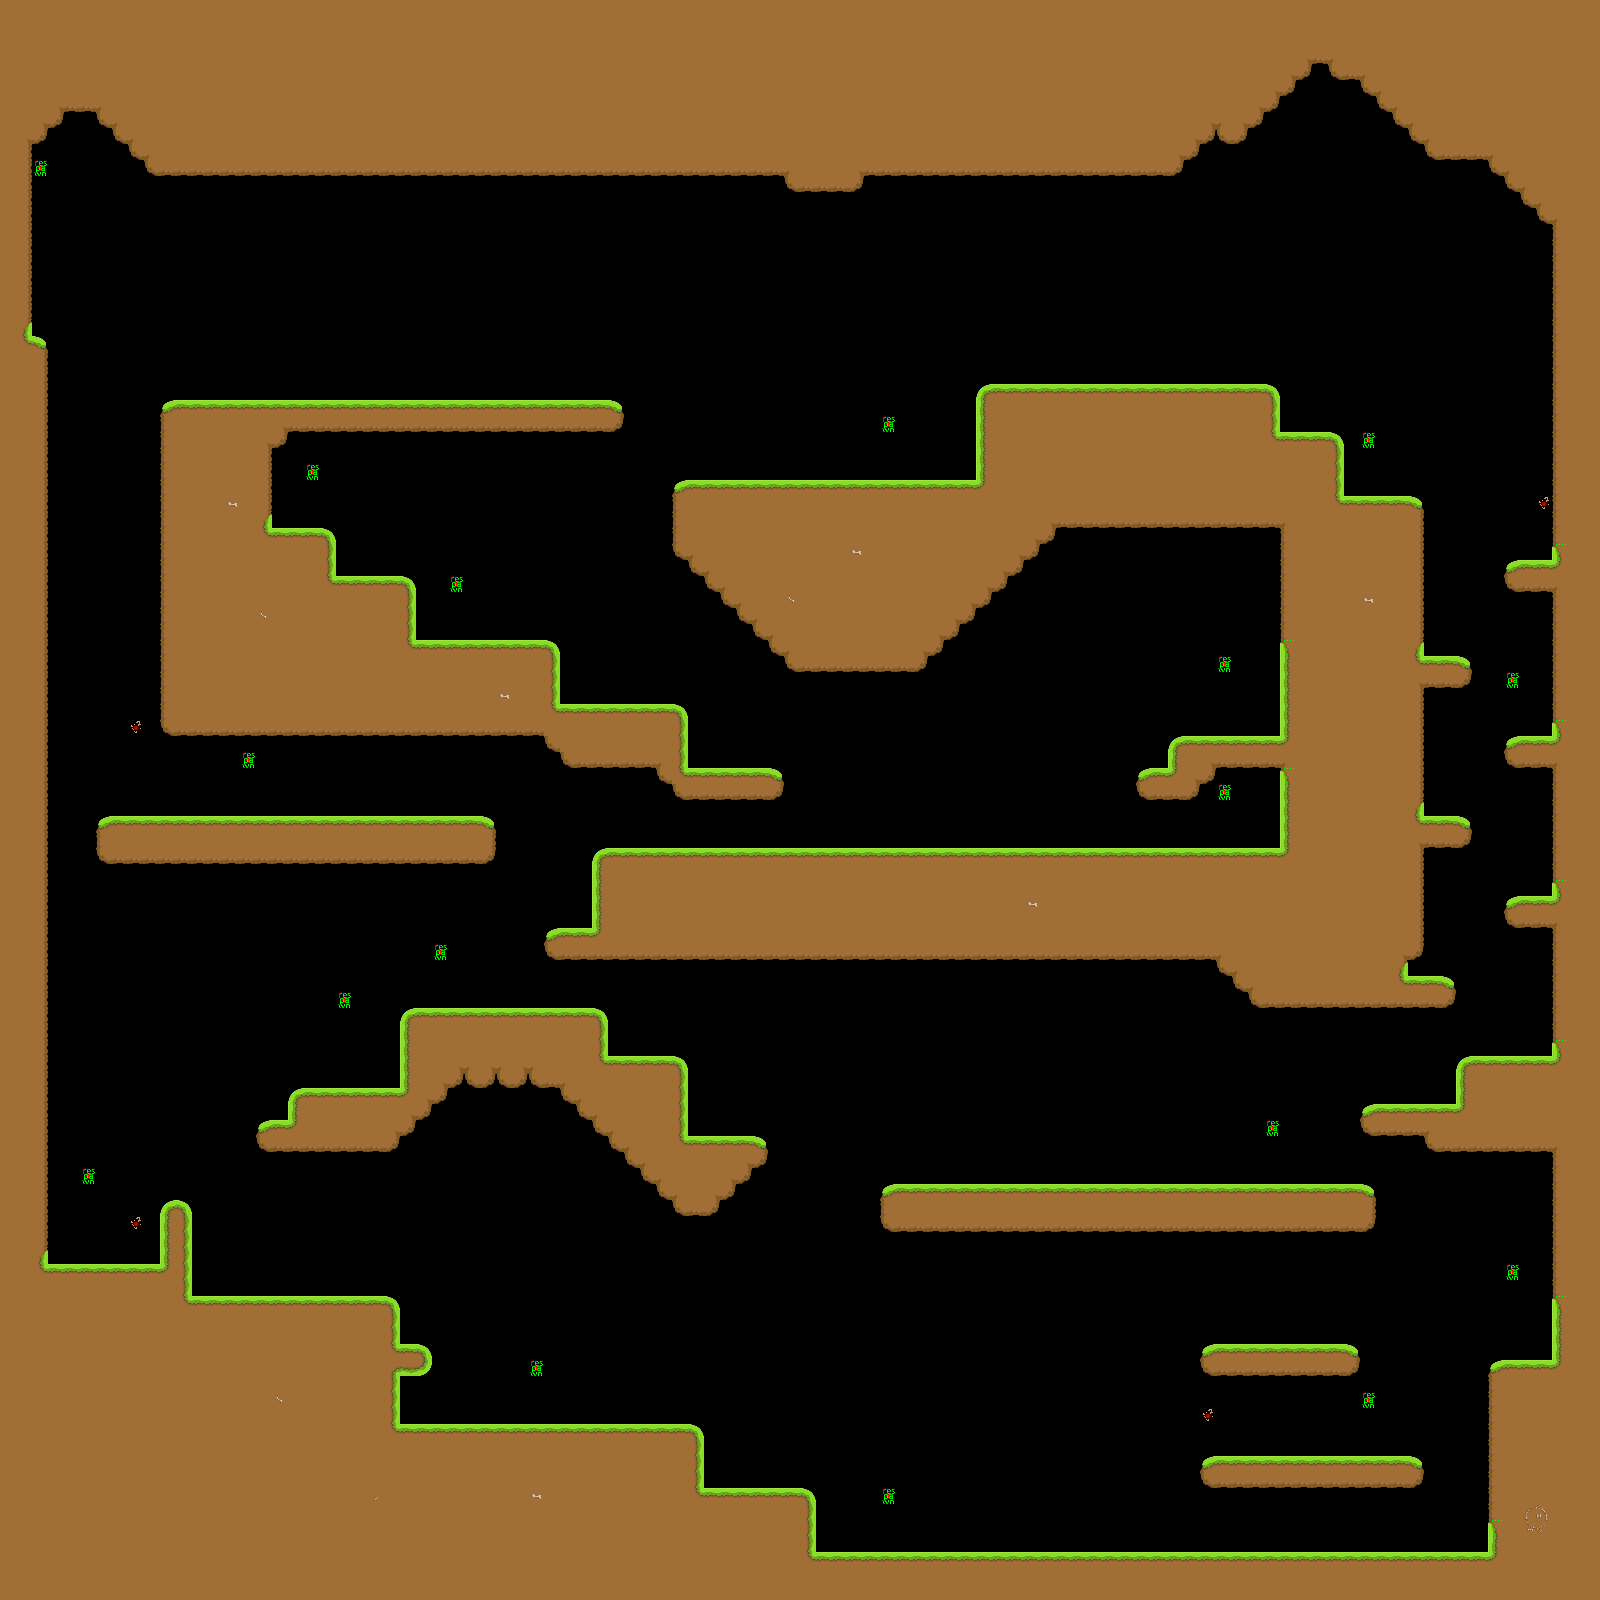

Below is a game level as drawn by its tile map, then a one-line description and the .tmx that defines it (tile-layer data replaced by summaries):
An orthogonal 100x100 tile map with 16x16 px tiles, 1 tile layer (Ebene 1).

<map version="1.0" orientation="orthogonal" width="100" height="100" tilewidth="16" tileheight="16">
 <tileset firstgid="1" name="tiles" tilewidth="16" tileheight="16">
  <image source="../tiles/tiles_editor.png" />
  <tile id="0">
   <properties>
    <property name="respawn" value="0" />
    <property name="solid" value="0" />
    <property name="upgrade" value="none" />
   </properties>
  </tile>
  <tile id="1">
   <properties>
    <property name="respawn" value="0" />
    <property name="solid" value="1" />
    <property name="upgrade" value="none" />
   </properties>
  </tile>
  <tile id="2">
   <properties>
    <property name="respawn" value="0" />
    <property name="solid" value="1" />
    <property name="upgrade" value="none" />
   </properties>
  </tile>
  <tile id="3">
   <properties>
    <property name="respawn" value="0" />
    <property name="solid" value="1" />
    <property name="upgrade" value="none" />
   </properties>
  </tile>
  <tile id="4">
   <properties>
    <property name="respawn" value="0" />
    <property name="solid" value="1" />
    <property name="upgrade" value="none" />
   </properties>
  </tile>
  <tile id="5">
   <properties>
    <property name="respawn" value="0" />
    <property name="solid" value="1" />
    <property name="upgrade" value="none" />
   </properties>
  </tile>
  <tile id="6">
   <properties>
    <property name="respawn" value="1" />
    <property name="solid" value="0" />
    <property name="upgrade" value="none" />
   </properties>
  </tile>
  <tile id="7">
   <properties>
    <property name="respawn" value="0" />
    <property name="solid" value="1" />
    <property name="upgrade" value="none" />
   </properties>
  </tile>
  <tile id="8">
   <properties>
    <property name="respawn" value="0" />
    <property name="solid" value="1" />
    <property name="upgrade" value="none" />
   </properties>
  </tile>
  <tile id="9">
   <properties>
    <property name="respawn" value="0" />
    <property name="solid" value="1" />
    <property name="upgrade" value="none" />
   </properties>
  </tile>
  <tile id="10">
   <properties>
    <property name="respawn" value="0" />
    <property name="solid" value="1" />
    <property name="upgrade" value="none" />
   </properties>
  </tile>
  <tile id="11">
   <properties>
    <property name="respawn" value="0" />
    <property name="solid" value="1" />
    <property name="upgrade" value="none" />
   </properties>
  </tile>
  <tile id="12">
   <properties>
    <property name="respawn" value="0" />
    <property name="solid" value="1" />
    <property name="upgrade" value="none" />
   </properties>
  </tile>
  <tile id="13">
   <properties>
    <property name="respawn" value="0" />
    <property name="solid" value="1" />
    <property name="upgrade" value="none" />
   </properties>
  </tile>
  <tile id="14">
   <properties>
    <property name="respawn" value="0" />
    <property name="solid" value="1" />
    <property name="upgrade" value="none" />
   </properties>
  </tile>
  <tile id="15">
   <properties>
    <property name="respawn" value="0" />
    <property name="solid" value="1" />
    <property name="upgrade" value="none" />
   </properties>
  </tile>
  <tile id="16">
   <properties>
    <property name="respawn" value="0" />
    <property name="solid" value="1" />
    <property name="upgrade" value="none" />
   </properties>
  </tile>
  <tile id="17">
   <properties>
    <property name="respawn" value="0" />
    <property name="solid" value="1" />
    <property name="upgrade" value="none" />
   </properties>
  </tile>
  <tile id="18">
   <properties>
    <property name="respawn" value="0" />
    <property name="solid" value="1" />
    <property name="upgrade" value="none" />
   </properties>
  </tile>
  <tile id="19">
   <properties>
    <property name="respawn" value="0" />
    <property name="solid" value="1" />
    <property name="upgrade" value="none" />
   </properties>
  </tile>
  <tile id="20">
   <properties>
    <property name="respawn" value="0" />
    <property name="solid" value="1" />
    <property name="upgrade" value="none" />
   </properties>
  </tile>
  <tile id="21">
   <properties>
    <property name="respawn" value="0" />
    <property name="solid" value="1" />
    <property name="upgrade" value="none" />
   </properties>
  </tile>
  <tile id="22">
   <properties>
    <property name="respawn" value="0" />
    <property name="solid" value="1" />
    <property name="upgrade" value="none" />
   </properties>
  </tile>
  <tile id="23">
   <properties>
    <property name="respawn" value="0" />
    <property name="solid" value="1" />
    <property name="upgrade" value="none" />
   </properties>
  </tile>
  <tile id="24">
   <properties>
    <property name="respawn" value="0" />
    <property name="solid" value="1" />
    <property name="upgrade" value="none" />
   </properties>
  </tile>
  <tile id="25">
   <properties>
    <property name="respawn" value="0" />
    <property name="solid" value="1" />
    <property name="upgrade" value="none" />
   </properties>
  </tile>
  <tile id="26">
   <properties>
    <property name="respawn" value="0" />
    <property name="solid" value="1" />
    <property name="upgrade" value="none" />
   </properties>
  </tile>
  <tile id="27">
   <properties>
    <property name="respawn" value="0" />
    <property name="solid" value="1" />
    <property name="upgrade" value="none" />
   </properties>
  </tile>
  <tile id="28">
   <properties>
    <property name="respawn" value="0" />
    <property name="solid" value="1" />
    <property name="upgrade" value="none" />
   </properties>
  </tile>
  <tile id="29">
   <properties>
    <property name="respawn" value="0" />
    <property name="solid" value="1" />
    <property name="upgrade" value="none" />
   </properties>
  </tile>
  <tile id="30">
   <properties>
    <property name="respawn" value="0" />
    <property name="solid" value="1" />
    <property name="upgrade" value="none" />
   </properties>
  </tile>
  <tile id="31">
   <properties>
    <property name="respawn" value="0" />
    <property name="solid" value="1" />
    <property name="upgrade" value="none" />
   </properties>
  </tile>
  <tile id="32">
   <properties>
    <property name="respawn" value="0" />
    <property name="solid" value="1" />
    <property name="upgrade" value="none" />
   </properties>
  </tile>
  <tile id="33">
   <properties>
    <property name="respawn" value="0" />
    <property name="solid" value="0" />
    <property name="upgrade" value="life" />
   </properties>
  </tile>
  <tile id="34">
   <properties>
    <property name="respawn" value="0" />
    <property name="solid" value="0" />
    <property name="upgrade" value="none" />
   </properties>
  </tile>
  <tile id="35">
   <properties>
    <property name="respawn" value="0" />
    <property name="solid" value="1" />
    <property name="upgrade" value="none" />
   </properties>
  </tile>
  <tile id="36">
   <properties>
    <property name="respawn" value="0" />
    <property name="solid" value="1" />
    <property name="upgrade" value="none" />
   </properties>
  </tile>
  <tile id="37">
   <properties>
    <property name="respawn" value="0" />
    <property name="solid" value="0" />
    <property name="upgrade" value="none" />
   </properties>
  </tile>
  <tile id="38">
   <properties>
    <property name="respawn" value="0" />
    <property name="solid" value="0" />
    <property name="upgrade" value="none" />
   </properties>
  </tile>
  <tile id="39">
   <properties>
    <property name="respawn" value="0" />
    <property name="solid" value="0" />
    <property name="upgrade" value="none" />
   </properties>
  </tile>
  <tile id="40">
   <properties>
    <property name="respawn" value="0" />
    <property name="solid" value="0" />
    <property name="upgrade" value="none" />
   </properties>
  </tile>
  <tile id="41">
   <properties>
    <property name="respawn" value="0" />
    <property name="solid" value="0" />
    <property name="upgrade" value="none" />
   </properties>
  </tile>
 </tileset>
 <layer name="Ebene 1" width="100" height="100">
  <data>[10000 cells, 4353 non-empty, 31 distinct tile ids]</data>
 </layer>
</map>
